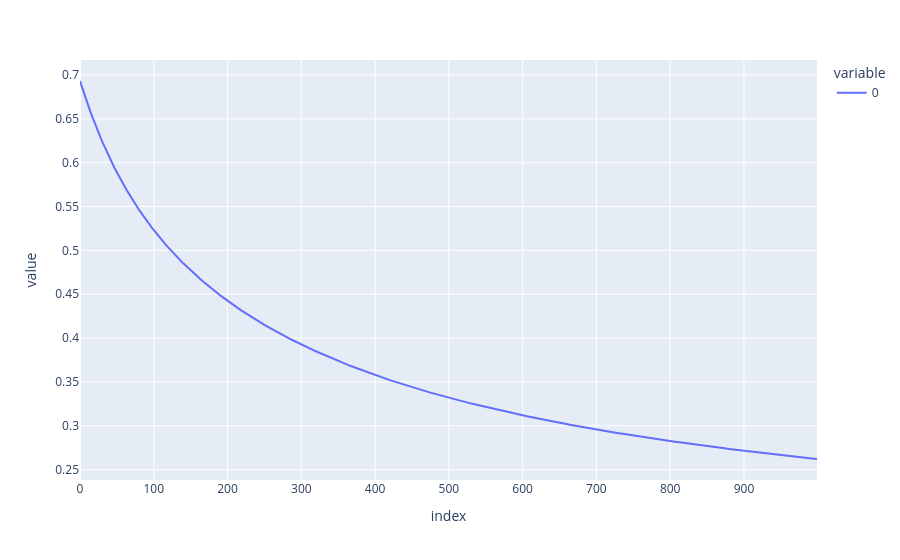
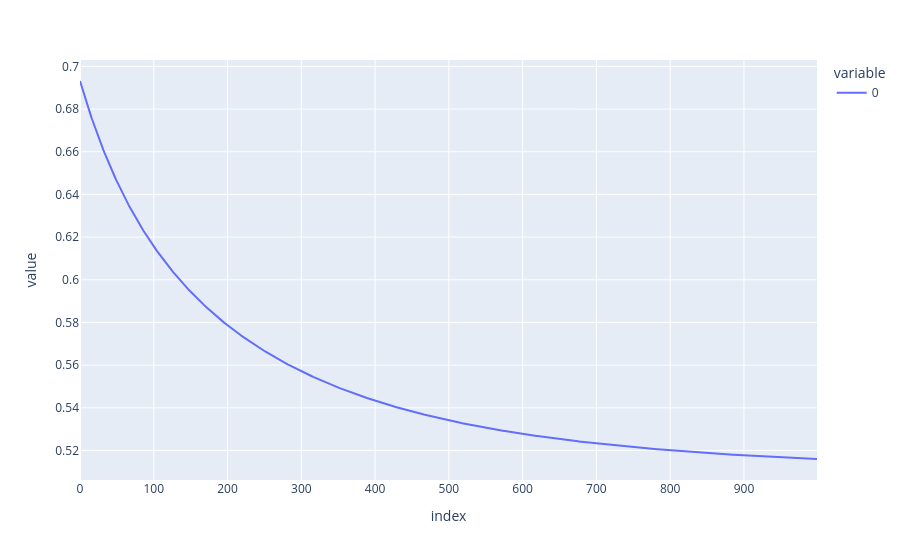
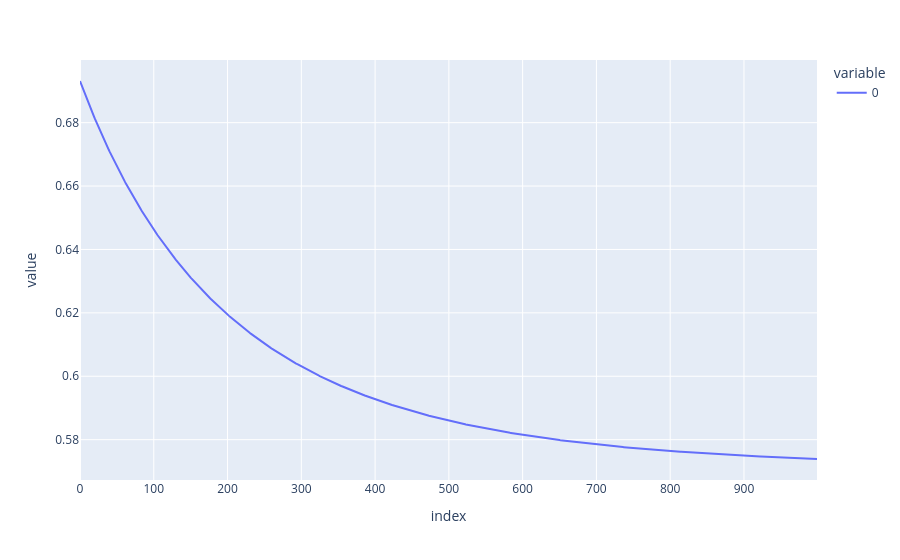
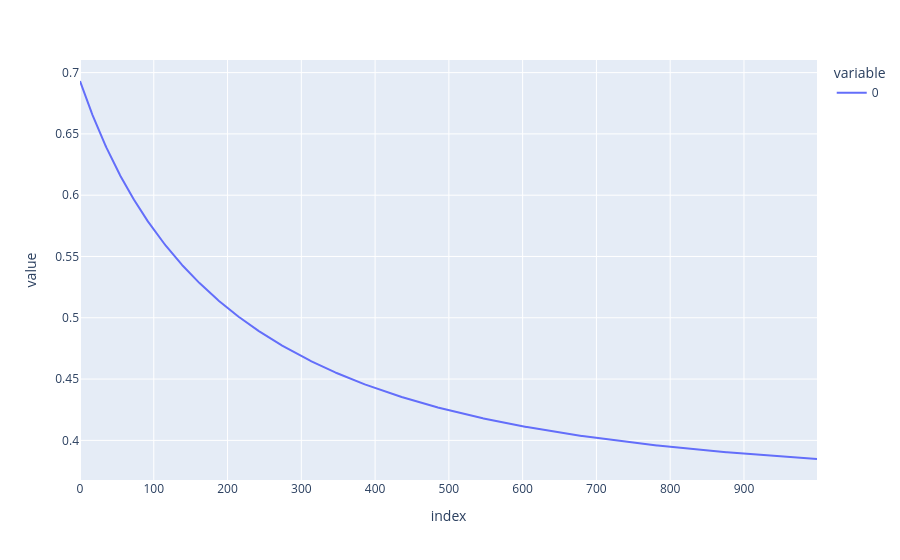

Source (notebook cell) for these figures, in order:
### Markdown cell above
## Loss Curves

### Code cell
for cur_class, model in classifiers.items():
    fig = px.line(
        model.loss_history
    )
    fig.show()

### Figure 1 — Plotly figure (JSON) as saved in the notebook; plotly's stock layout.template omitted (floating-point values rounded to 4 significant figures; data arrays with more than 128 entries replaced by an {"elided": "..."} marker saying what was removed)
{"data": [{"hovertemplate": "variable=0<br>index=%{x}<br>value=%{y}<extra></extra>", "legendgroup": "0", "line": {"color": "#636efa", "dash": "solid"}, "marker": {"symbol": "circle"}, "mode": "lines", "name": "0", "orientation": "v", "showlegend": true, "type": "scatter", "x": {"elided": "1000 int values"}, "xaxis": "x", "y": {"elided": "1000 float values"}, "yaxis": "y"}], "layout": {"legend": {"title": {"text": "variable"}, "tracegroupgap": 0}, "margin": {"t": 60}, "xaxis": {"anchor": "y", "domain": [0, 1], "title": {"text": "index"}}, "yaxis": {"anchor": "x", "domain": [0, 1], "title": {"text": "value"}}}}

### Figure 2 — Plotly figure (JSON) as saved in the notebook; plotly's stock layout.template omitted (floating-point values rounded to 4 significant figures; data arrays with more than 128 entries replaced by an {"elided": "..."} marker saying what was removed)
{"data": [{"hovertemplate": "variable=0<br>index=%{x}<br>value=%{y}<extra></extra>", "legendgroup": "0", "line": {"color": "#636efa", "dash": "solid"}, "marker": {"symbol": "circle"}, "mode": "lines", "name": "0", "orientation": "v", "showlegend": true, "type": "scatter", "x": {"elided": "1000 int values"}, "xaxis": "x", "y": {"elided": "1000 float values"}, "yaxis": "y"}], "layout": {"legend": {"title": {"text": "variable"}, "tracegroupgap": 0}, "margin": {"t": 60}, "xaxis": {"anchor": "y", "domain": [0, 1], "title": {"text": "index"}}, "yaxis": {"anchor": "x", "domain": [0, 1], "title": {"text": "value"}}}}

### Figure 3 — Plotly figure (JSON) as saved in the notebook; plotly's stock layout.template omitted (floating-point values rounded to 4 significant figures; data arrays with more than 128 entries replaced by an {"elided": "..."} marker saying what was removed)
{"data": [{"hovertemplate": "variable=0<br>index=%{x}<br>value=%{y}<extra></extra>", "legendgroup": "0", "line": {"color": "#636efa", "dash": "solid"}, "marker": {"symbol": "circle"}, "mode": "lines", "name": "0", "orientation": "v", "showlegend": true, "type": "scatter", "x": {"elided": "1000 int values"}, "xaxis": "x", "y": {"elided": "1000 float values"}, "yaxis": "y"}], "layout": {"legend": {"title": {"text": "variable"}, "tracegroupgap": 0}, "margin": {"t": 60}, "xaxis": {"anchor": "y", "domain": [0, 1], "title": {"text": "index"}}, "yaxis": {"anchor": "x", "domain": [0, 1], "title": {"text": "value"}}}}

### Figure 4 — Plotly figure (JSON) as saved in the notebook; plotly's stock layout.template omitted (floating-point values rounded to 4 significant figures; data arrays with more than 128 entries replaced by an {"elided": "..."} marker saying what was removed)
{"data": [{"hovertemplate": "variable=0<br>index=%{x}<br>value=%{y}<extra></extra>", "legendgroup": "0", "line": {"color": "#636efa", "dash": "solid"}, "marker": {"symbol": "circle"}, "mode": "lines", "name": "0", "orientation": "v", "showlegend": true, "type": "scatter", "x": {"elided": "1000 int values"}, "xaxis": "x", "y": {"elided": "1000 float values"}, "yaxis": "y"}], "layout": {"legend": {"title": {"text": "variable"}, "tracegroupgap": 0}, "margin": {"t": 60}, "xaxis": {"anchor": "y", "domain": [0, 1], "title": {"text": "index"}}, "yaxis": {"anchor": "x", "domain": [0, 1], "title": {"text": "value"}}}}
